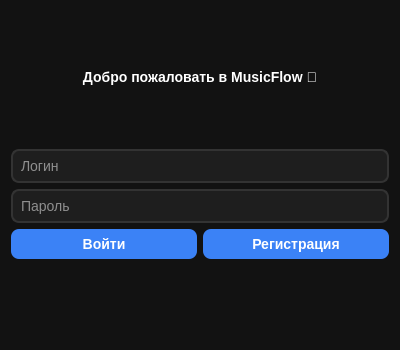
<?xml version="1.0" encoding="UTF-8"?>
<ui version="4.0">
 <class>Form</class>
 <widget class="QWidget" name="Form">
  <property name="geometry">
   <rect>
    <x>0</x>
    <y>0</y>
    <width>400</width>
    <height>350</height>
   </rect>
  </property>
  <property name="windowTitle">
   <string>MusicFlow — Авторизация</string>
  </property>
  <layout class="QVBoxLayout" name="verticalLayout">
   <item>
    <spacer name="spacer_top">
     <property name="orientation">
      <enum>Qt::Vertical</enum>
     </property>
     <property name="sizeHint">
      <size>
       <width>20</width>
       <height>40</height>
      </size>
     </property>
    </spacer>
   </item>
   <item>
    <widget class="QLabel" name="login_visit_text">
     <property name="text">
      <string>Добро пожаловать в MusicFlow 🎵</string>
     </property>
     <property name="alignment">
      <set>Qt::AlignHCenter|Qt::AlignVCenter</set>
     </property>
     <property name="font">
      <font>
       <pointsize>24</pointsize>
       <weight>75</weight>
       <bold>true</bold>
      </font>
     </property>
    </widget>
   </item>
   <item>
    <spacer name="spacer1">
     <property name="orientation">
      <enum>Qt::Vertical</enum>
     </property>
     <property name="sizeHint">
      <size>
       <width>20</width>
       <height>20</height>
      </size>
     </property>
    </spacer>
   </item>
   <item>
    <widget class="QLineEdit" name="login_table">
     <property name="placeholderText">
      <string>Логин</string>
     </property>
     <property name="minimumSize">
      <size>
       <width>200</width>
       <height>30</height>
      </size>
     </property>
    </widget>
   </item>
   <item>
    <widget class="QLineEdit" name="password_table">
     <property name="placeholderText">
      <string>Пароль</string>
     </property>
     <property name="echoMode">
      <enum>QLineEdit::Password</enum>
     </property>
     <property name="minimumSize">
      <size>
       <width>200</width>
       <height>30</height>
      </size>
     </property>
    </widget>
   </item>
   <item>
    <layout class="QHBoxLayout" name="buttonLayout">
     <item>
      <widget class="QPushButton" name="login_button">
       <property name="text">
        <string>Войти</string>
       </property>
       <property name="minimumSize">
        <size>
         <width>90</width>
         <height>30</height>
        </size>
       </property>
      </widget>
     </item>
     <item>
      <widget class="QPushButton" name="go_to_register">
       <property name="text">
        <string>Регистрация</string>
       </property>
       <property name="minimumSize">
        <size>
         <width>90</width>
         <height>30</height>
        </size>
       </property>
      </widget>
     </item>
    </layout>
   </item>
   <item>
    <widget class="QLabel" name="login_error_table">
     <property name="text">
      <string></string>
     </property>
     <property name="alignment">
      <set>Qt::AlignHCenter|Qt::AlignVCenter</set>
     </property>
     <property name="styleSheet">
      <string notr="true">color: #EF4444;</string>
     </property>
    </widget>
   </item>
   <item>
    <spacer name="spacer_bottom">
     <property name="orientation">
      <enum>Qt::Vertical</enum>
     </property>
     <property name="sizeHint">
      <size>
       <width>20</width>
       <height>40</height>
      </size>
     </property>
    </spacer>
   </item>
  </layout>
  <property name="styleSheet">
   <string notr="true">
QWidget {
    background-color: #121212;
    color: #FFFFFF;
    font-family: "Segoe UI", "Roboto", sans-serif;
    font-size: 14px;
}

QLineEdit {
    background-color: #1E1E1E;
    border: 2px solid #333;
    border-radius: 8px;
    padding: 6px;
    color: #FFFFFF;
}

QLineEdit:focus {
    border: 2px solid #3B82F6;
}

QPushButton {
    background-color: #3B82F6;
    border-radius: 8px;
    padding: 6px;
    color: white;
    font-weight: bold;
}

QPushButton:hover {
    background-color: #2563EB;
}

QPushButton:pressed {
    background-color: #1D4ED8;
}
   </string>
  </property>
 </widget>
 <resources/>
 <connections/>
</ui>
